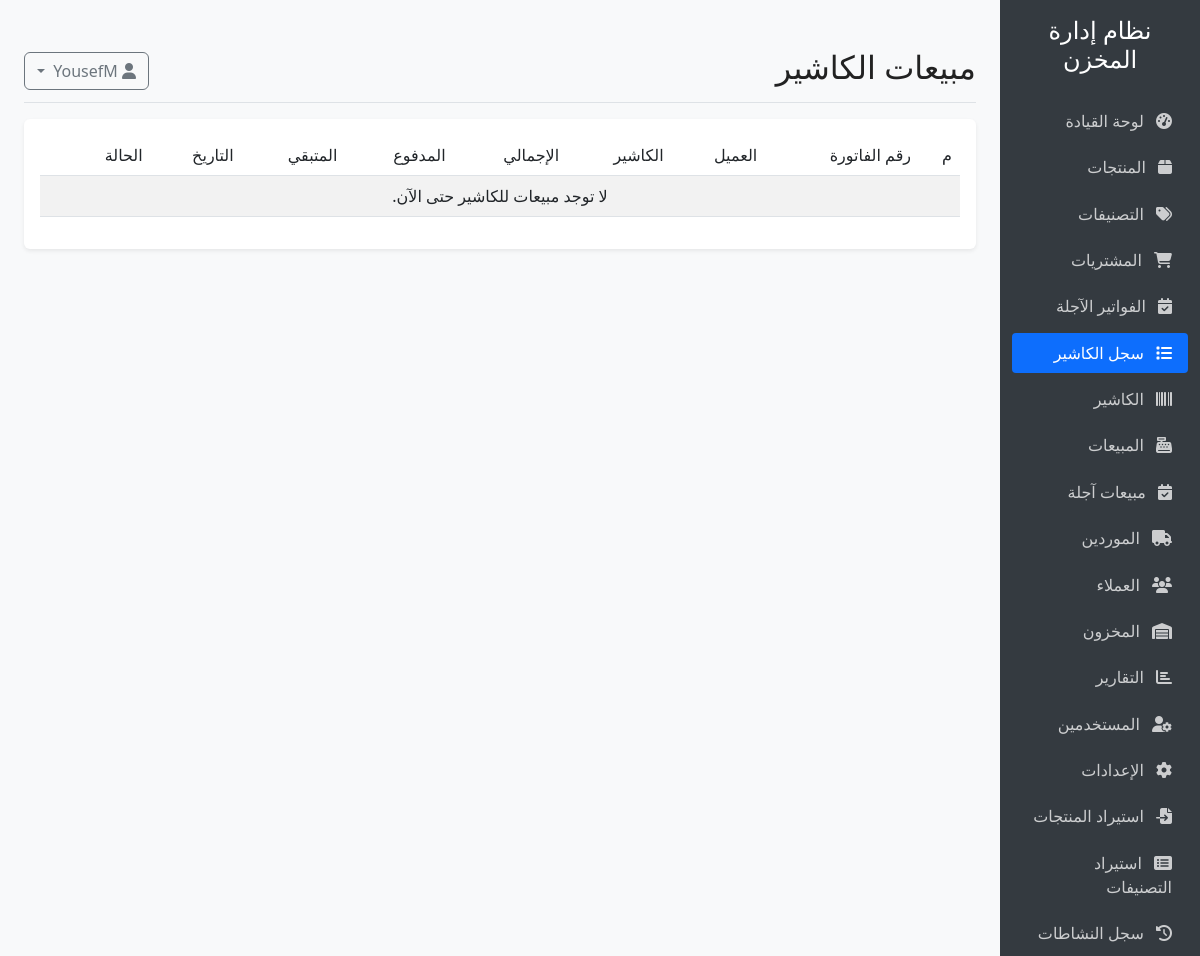
The app's page /cashier/logs (signed in), older data.
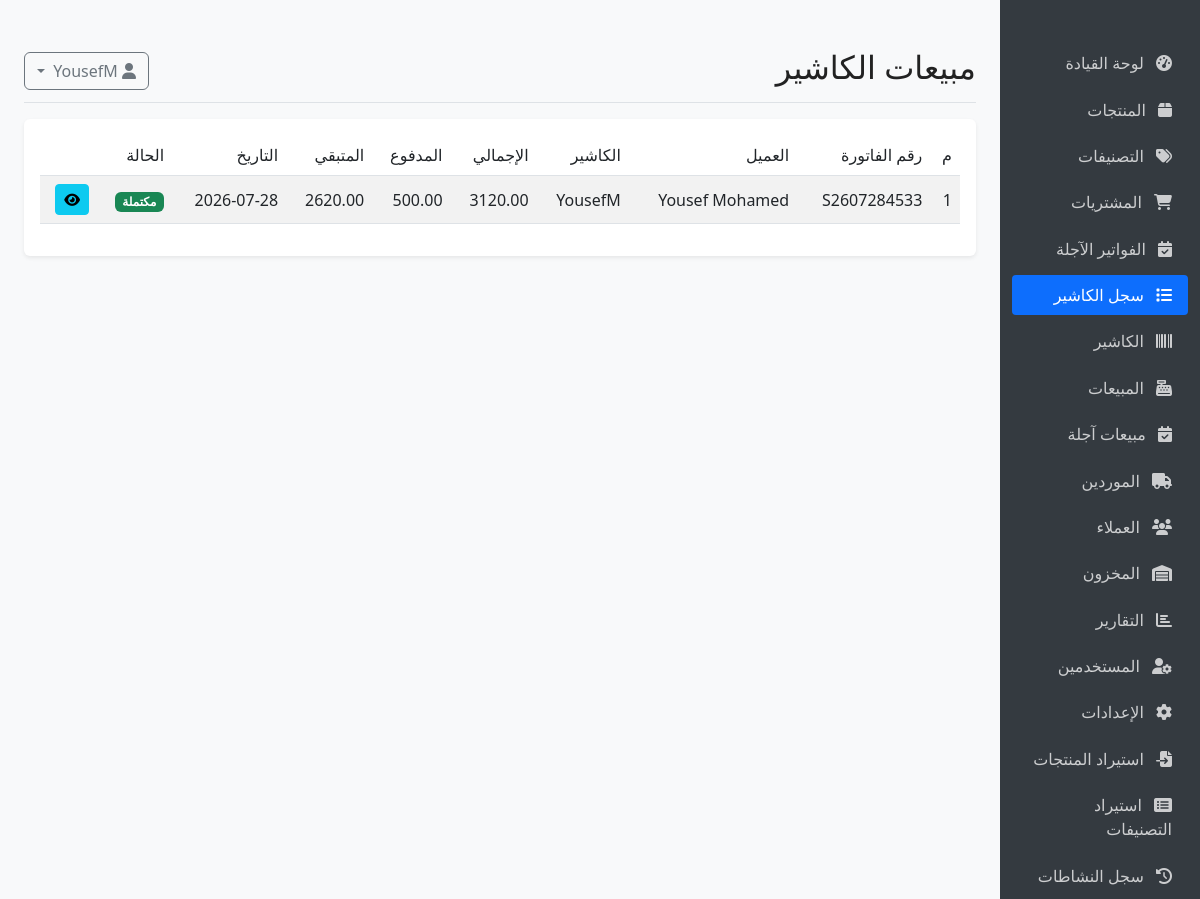
The same page, newer data.
### models.py (models this page shows, shortened)
class Setting(db.Model):
    __tablename__ = 'settings'
    id = db.Column(db.Integer, primary_key=True)
    key = db.Column(db.String(50), unique=True, nullable=False)
    value = db.Column(db.Text, nullable=True)

class User(db.Model, UserMixin):
    __tablename__ = 'users'
    id = db.Column(db.Integer, primary_key=True)
    username = db.Column(db.String(64), unique=True, nullable=False)
    email = db.Column(db.String(120), unique=True, nullable=False)
    password_hash = db.Column(db.String(128), nullable=False)
    full_name = db.Column(db.String(100), nullable=True)
    role = db.Column(db.String(20), default='user')  # admin, user
    is_active = db.Column(db.Boolean, default=True)
    created_at = db.Column(db.DateTime, default=datetime.utcnow)

class Sale(db.Model):
    __tablename__ = 'sales'
    id = db.Column(db.Integer, primary_key=True)
    invoice_number = db.Column(db.String(50), nullable=False)
    customer_id = db.Column(db.Integer, db.ForeignKey('customers.id'), nullable=True)
    sale_date = db.Column(db.Date, nullable=False, default=datetime.utcnow)
    total_amount = db.Column(db.Float, nullable=False, default=0)
    payment_method = db.Column(db.String(20), default='cash')  # cash, card, transfer, majel
    status = db.Column(db.String(20), default='completed')  # completed, cancelled
    notes = db.Column(db.Text, nullable=True)
    created_at = db.Column(db.DateTime, default=datetime.utcnow)
    amount_paid = db.Column(db.Float, nullable=False, default=0)
    due_date = db.Column(db.Date, nullable=True)
    notification_email = db.Column(db.String(120), nullable=True)
    due_reminder_sent = db.Column(db.Boolean, default=False)
    items = db.relationship('SaleItem', backref='sale', lazy=True, cascade='all, delete-orphan')
    @property
    def due_amount(self):
        return max(0, (self.total_amount or 0) - (self.amount_paid or 0))
    cashier_id = db.Column(db.Integer, db.ForeignKey('users.id'), nullable=True)
    cashier = db.relationship('User', foreign_keys=[cashier_id], backref='cashier_sales', lazy=True)

class Customer(db.Model):
    __tablename__ = 'customers'
    id = db.Column(db.Integer, primary_key=True)
    name = db.Column(db.String(100), nullable=False)
    phone = db.Column(db.String(20), nullable=True)
    email = db.Column(db.String(120), nullable=True)
    address = db.Column(db.Text, nullable=True)
    notes = db.Column(db.Text, nullable=True)
    created_at = db.Column(db.DateTime, default=datetime.utcnow)
    sales = db.relationship('Sale', backref='customer', lazy=True)

### app.py (the view)
@app.route('/cashier/logs')
@login_required
@admin_required
def cashier_logs():
    cash_sales = Sale.query.options(joinedload(Sale.cashier)).filter(Sale.cashier_id.isnot(None)).order_by(Sale.created_at.desc()).all()
    return render_template('cashier/logs.html', sales=cash_sales)

### app.py (called while the page is built)
def admin_required(f):
    @wraps(f)
    def decorated_function(*args, **kwargs):
        from flask_login import current_user
        if not current_user.is_authenticated or current_user.role != 'admin':
            flash('ليس لديك صلاحية الوصول لهذه الصفحة.', 'danger')
            return redirect(url_for('index'))
        return f(*args, **kwargs)
    return decorated_function

@login_manager.user_loader
def load_user(user_id):
    return User.query.get(int(user_id))

@app.context_processor
def inject_settings():
    from models import Setting
    settings = {s.key: s.value for s in Setting.query.all()}
    return dict(settings=settings)

### templates/cashier/logs.html (shortened to what this page needs)
{% extends "base.html" %}
{% block header %}مبيعات الكاشير{% endblock %}
{% block content %}
<div class="card">
    <div class="card-body">
        <div class="table-responsive">
            <table class="table table-striped align-middle">
                <thead>
                    <tr>
                        <th>م</th>
                        <th>رقم الفاتورة</th>
                        <th>العميل</th>
                        <th>الكاشير</th>
                        <th>الإجمالي</th>
                        <th>المدفوع</th>
                        <th>المتبقي</th>
                        <th>التاريخ</th>
                        <th>الحالة</th>
                        <th></th>
                    </tr>
                </thead>
                <tbody>
                    {% for sale in sales %}
                    <tr>
                        <td>{{ sale.id }}</td>
                        <td>{{ sale.invoice_number }}</td>
                        <td>{{ sale.customer.name if sale.customer else 'Walk-in' }}</td>
                        <td>{{ sale.cashier.full_name if sale.cashier and sale.cashier.full_name else sale.cashier.username if sale.cashier else '-' }}</td>
                        <td>{{ '%.2f' | format(sale.total_amount) }}</td>
                        <td>{{ '%.2f' | format(sale.amount_paid) }}</td>
                        <td>{{ '%.2f' | format(sale.due_amount) }}</td>
                        <td>{{ sale.sale_date.strftime('%Y-%m-%d') }}</td>
                        <td>
                            {% if sale.status == 'completed' %}
                            <span class="badge bg-success">مكتملة</span>
                            {% elif sale.status == 'cancelled' %}
                            <span class="badge bg-danger">ملغاة</span>
                            {% else %}
                            <span class="badge bg-secondary">{{ sale.status }}</span>
                            {% endif %}
                        </td>
                        <td>
                            <a href="{{ url_for('view_sale', id=sale.id) }}" class="btn btn-sm btn-info">
                                <i class="fas fa-eye"></i>
                            </a>
                        </td>
                    </tr>
                    {% else %}
                    <tr>
                        <td colspan="10" class="text-center">لا توجد مبيعات للكاشير حتى الآن.</td>
                    </tr>
                    {% endfor %}
                </tbody>
            </table>
        </div>
    </div>
</div>
{% endblock %}

### templates/base.html (shortened to what this page needs)
<!DOCTYPE html>
<html lang="ar" dir="rtl">
<head>
    <link rel="stylesheet" href="https://cdn.jsdelivr.net/npm/bootstrap@5.3.0/dist/css/bootstrap.rtl.min.css">
    <link rel="stylesheet" href="https://cdnjs.cloudflare.com/ajax/libs/font-awesome/6.4.0/css/all.min.css">
    <link id="theme-style" rel="stylesheet" href="{{ url_for('static', filename='css/' + (settings.get('theme', 'light') if settings else 'light') + '.css') }}">
</head>
<body>
    <div class="container-fluid">
        <div class="row">
            <div class="col-md-3 col-lg-2 d-md-block sidebar collapse">
                <div class="position-sticky pt-3">
                    <div class="text-center mb-4">
                        <h4>{{ settings['store_name'] }}</h4>
                    </div>
                                        <ul class="nav flex-column">
                        <li class="nav-item">
                            <a class="nav-link {% if request.path == url_for('index') %}active{% endif %}" href="{{ url_for('index') }}">
                                <i class="fas fa-tachometer-alt"></i> لوحة القيادة
                            </a>
                        </li>
                        <li class="nav-item">
                            <a class="nav-link {% if request.path.startswith(url_for('products')) %}active{% endif %}" href="{{ url_for('products') }}">
                                <i class="fas fa-box"></i> المنتجات
                            </a>
                        </li>
                        <li class="nav-item">
                            <a class="nav-link {% if request.path.startswith(url_for('categories')) %}active{% endif %}" href="{{ url_for('categories') }}">
                                <i class="fas fa-tags"></i> التصنيفات
                            </a>
                        </li>
                        {% if current_user.role == 'admin' %}
                        <li class="nav-item">
                            {% set purchases_path = url_for('purchases') %}
                            {% set purchases_due_path = url_for('purchases_due') %}
                            <a class="nav-link {% if request.path.startswith(purchases_path) and not request.path.startswith(purchases_due_path) %}active{% endif %}" href="{{ purchases_path }}">
                                <i class="fas fa-shopping-cart"></i> المشتريات
                            </a>
                        </li>
                        <li class="nav-item">
                            <a class="nav-link {% if request.path.startswith(url_for('purchases_due')) %}active{% endif %}" href="{{ url_for('purchases_due') }}">
                                <i class="fas fa-calendar-check"></i> الفواتير الآجلة
                            </a>
                        </li>
                        <li class="nav-item">
                            <a class="nav-link {% if request.path.startswith(url_for('cashier_logs')) %}active{% endif %}" href="{{ url_for('cashier_logs') }}">
                                <i class="fas fa-list"></i> سجل الكاشير
                            </a>
                        </li>
                        {% endif %}
                        {% if current_user.role in ['cashier', 'admin'] %}
                        <li class="nav-item">
                            <a class="nav-link {% if request.path.startswith(url_for('cashier_pos')) %}active{% endif %}" href="{{ url_for('cashier_pos') }}">
                                <i class="fas fa-barcode"></i> الكاشير
                            </a>
                        </li>
                        {% endif %}
                        <li class="nav-item">
                            {% set sales_path = url_for('sales') %}
                            {% set sales_due_path = url_for('sales_due') %}
                            <a class="nav-link {% if request.path.startswith(sales_path) and not request.path.startswith(sales_due_path) %}active{% endif %}" href="{{ sales_path }}">
                                <i class="fas fa-cash-register"></i> المبيعات
                            </a>
                        </li>
                        {% if current_user.role == 'admin' %}
                        <li class="nav-item">
                            <a class="nav-link {% if request.path.startswith(url_for('sales_due')) %}active{% endif %}" href="{{ url_for('sales_due') }}">
                                <i class="fas fa-calendar-check"></i> مبيعات آجلة
                            </a>
                        </li>
                        {% endif %}
                        <li class="nav-item">
                            <a class="nav-link {% if request.path.startswith(url_for('suppliers')) %}active{% endif %}" href="{{ url_for('suppliers') }}">
                                <i class="fas fa-truck"></i> الموردين
                            </a>
                        </li>
                        <li class="nav-item">
                            <a class="nav-link {% if request.path.startswith(url_for('customers')) %}active{% endif %}" href="{{ url_for('customers') }}">
                                <i class="fas fa-users"></i> العملاء
                            </a>
                        </li>
                        <li class="nav-item">
                            <a class="nav-link {% if request.path.startswith(url_for('inventory')) %}active{% endif %}" href="{{ url_for('inventory') }}">
                                <i class="fas fa-warehouse"></i> المخزون
                            </a>
                        </li>
                        <li class="nav-item">
                            <a class="nav-link {% if request.path.startswith(url_for('reports')) %}active{% endif %}" href="{{ url_for('reports') }}">
                                <i class="fas fa-chart-bar"></i> التقارير
                            </a>
                        </li>
                        {% if current_user.role == 'admin' %}
                        <li class="nav-item">
                            <a class="nav-link {% if request.path.startswith(url_for('users')) %}active{% endif %}" href="{{ url_for('users') }}">
                                <i class="fas fa-user-cog"></i> المستخدمين
                            </a>
                        </li>
                        <li class="nav-item">
                            <a class="nav-link {% if request.path.startswith(url_for('settings')) %}active{% endif %}" href="{{ url_for('settings') }}">
                                <i class="fas fa-cog"></i> الإعدادات
                            </a>
                        </li>
                        <li class="nav-item">
                            <a class="nav-link {% if request.path.startswith(url_for('catalog_import')) %}active{% endif %}" href="{{ url_for('catalog_import') }}">
                                <i class="fas fa-file-import"></i> استيراد المنتجات
                            </a>
                        </li>
                        <li class="nav-item">
                            <a class="nav-link {% if request.path.startswith(url_for('category_catalog_import')) %}active{% endif %}" href="{{ url_for('category_catalog_import') }}">
                                <i class="fas fa-list-alt"></i> استيراد التصنيفات
                            </a>
                        </li>
                        <li class="nav-item">
                            <a class="nav-link {% if request.path.startswith(url_for('activity')) %}active{% endif %}" href="{{ url_for('activity') }}">
                                <i class="fas fa-history"></i> سجل النشاطات
                            </a>
                        </li>
                        {% endif %}
                    </ul>
                </div>
            </div>
            <main class="col-md-9 ms-sm-auto col-lg-10 px-md-4 main-content">
                <div class="d-flex justify-content-between flex-wrap flex-md-nowrap align-items-center pt-3 pb-2 mb-3 border-bottom">
                    <h1 class="h2">{% block header %}{% endblock %}</h1>
                    <div class="btn-toolbar mb-2 mb-md-0">
                        <div class="dropdown">
                            <button class="btn btn-outline-secondary dropdown-toggle" type="button" id="userDropdown" data-bs-toggle="dropdown" aria-expanded="false">
                                <i class="fas fa-user"></i>
                                {{ current_user.username }}
                            </button>
                        </div>
                    </div>
                </div>
                {% block content %}{% endblock %}
            </main>
        </div>
    </div>
</body>
</html>

### static/css/light.css (style rules this page uses)
body { background: #fff; color: #222; }
.card, .table { background: #fff; color: #222; }
.navbar, .sidebar { background: #f8f9fa; color: #222; }

### templates/base.html (style rules this page uses)
body { font-family: 'Segoe UI', Tahoma, Geneva, Verdana, sans-serif; background-color: #f8f9fa; }
.sidebar { min-height: 100vh; background-color: #343a40; color: #fff; }
.sidebar .nav-link { color: rgba(255, 255, 255, 0.75); padding: 0.5rem 1rem; margin: 0.2rem 0; border-radius: 0.25rem; }
.sidebar .nav-link.active { color: #fff; background-color: #0d6efd; }
.sidebar .nav-link i { margin-left: 0.5rem; }
.main-content { padding: 2rem; }
.card { margin-bottom: 1.5rem; border: none; box-shadow: 0 0.125rem 0.25rem rgba(0, 0, 0, 0.075); }
.table th { font-weight: 500; }

Row changes from the older to the newer data that the page shows:
removed Setting: store_name "نظام إدارة المخزن"
added Sale: id "1", invoice_number "S2607284533", customer "Yousef Mohamed", cashier "YousefM", total_amount "3120.00", amount_paid "500.00", due_amount "2620.00", sale_date "2026-07-28", status "مكتملة"
Text that changed along with them:
text no longer shown: "لا توجد مبيعات للكاشير حتى الآن."
